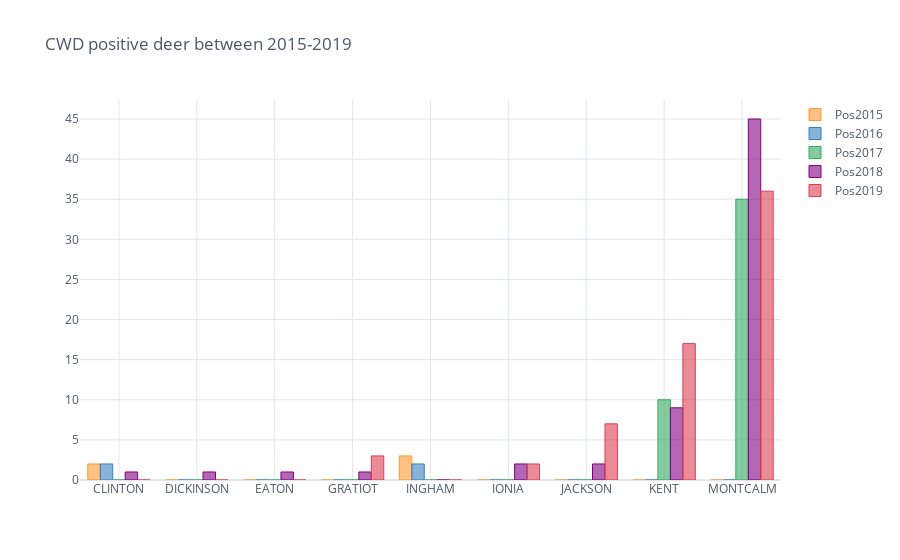

Notebook source saved alongside this figure:
### Code cell
cwd5.iplot(kind='bar', x='CNTY_NAME', y=['Pos2015', 'Pos2016', 'Pos2017', 'Pos2018', 'Pos2019'], theme='white',
           title= ' CWD positive deer between 2015-2019')

### Figure 1 — Plotly figure (JSON) as saved in the notebook; plotly's stock layout.template omitted (floating-point values rounded to 4 significant figures)
{"data": [{"marker": {"color": "rgba(255, 153, 51, 0.6)", "line": {"color": "rgba(255, 153, 51, 1.0)", "width": 1}}, "name": "Pos2015", "orientation": "v", "text": "", "type": "bar", "x": ["CLINTON", "DICKINSON", "EATON", "GRATIOT", "INGHAM", "IONIA", "JACKSON", "KENT", "MONTCALM"], "y": [2.0, 0.0, 0.0, 0.0, 3.0, 0.0, 0.0, 0.0, 0.0]}, {"marker": {"color": "rgba(55, 128, 191, 0.6)", "line": {"color": "rgba(55, 128, 191, 1.0)", "width": 1}}, "name": "Pos2016", "orientation": "v", "text": "", "type": "bar", "x": ["CLINTON", "DICKINSON", "EATON", "GRATIOT", "INGHAM", "IONIA", "JACKSON", "KENT", "MONTCALM"], "y": [2.0, 0.0, 0.0, 0.0, 2.0, 0.0, 0.0, 0.0, 0.0]}, {"marker": {"color": "rgba(50, 171, 96, 0.6)", "line": {"color": "rgba(50, 171, 96, 1.0)", "width": 1}}, "name": "Pos2017", "orientation": "v", "text": "", "type": "bar", "x": ["CLINTON", "DICKINSON", "EATON", "GRATIOT", "INGHAM", "IONIA", "JACKSON", "KENT", "MONTCALM"], "y": [0.0, 0.0, 0.0, 0.0, 0.0, 0.0, 0.0, 10.0, 35.0]}, {"marker": {"color": "rgba(128, 0, 128, 0.6)", "line": {"color": "rgba(128, 0, 128, 1.0)", "width": 1}}, "name": "Pos2018", "orientation": "v", "text": "", "type": "bar", "x": ["CLINTON", "DICKINSON", "EATON", "GRATIOT", "INGHAM", "IONIA", "JACKSON", "KENT", "MONTCALM"], "y": [1.0, 1.0, 1.0, 1.0, 0.0, 2.0, 2.0, 9.0, 45.0]}, {"marker": {"color": "rgba(219, 64, 82, 0.6)", "line": {"color": "rgba(219, 64, 82, 1.0)", "width": 1}}, "name": "Pos2019", "orientation": "v", "text": "", "type": "bar", "x": ["CLINTON", "DICKINSON", "EATON", "GRATIOT", "INGHAM", "IONIA", "JACKSON", "KENT", "MONTCALM"], "y": [0.0, 0.0, 0.0, 3.0, 0.0, 2.0, 7.0, 17.0, 36.0]}], "layout": {"legend": {"bgcolor": "#FFFFFF", "font": {"color": "#4D5663"}}, "paper_bgcolor": "#FFFFFF", "plot_bgcolor": "#FFFFFF", "title": {"font": {"color": "#4D5663"}, "text": " CWD positive deer between 2015-2019"}, "xaxis": {"gridcolor": "#E1E5ED", "showgrid": true, "tickfont": {"color": "#4D5663"}, "title": {"font": {"color": "#4D5663"}, "text": ""}, "zerolinecolor": "#E1E5ED"}, "yaxis": {"gridcolor": "#E1E5ED", "showgrid": true, "tickfont": {"color": "#4D5663"}, "title": {"font": {"color": "#4D5663"}, "text": ""}, "zerolinecolor": "#E1E5ED"}}}
